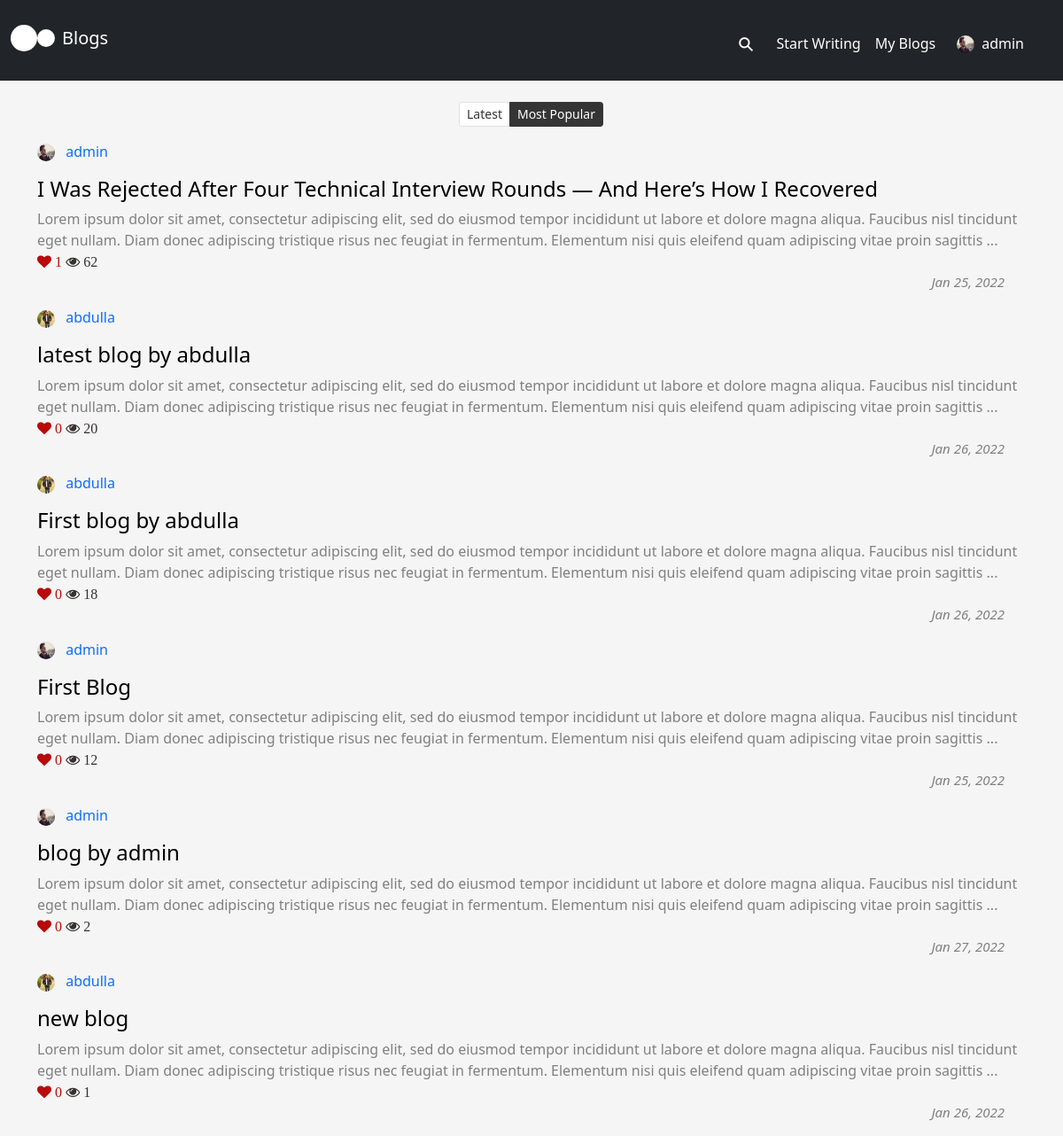
Before: /blogs/ (signed in) with the older database file.
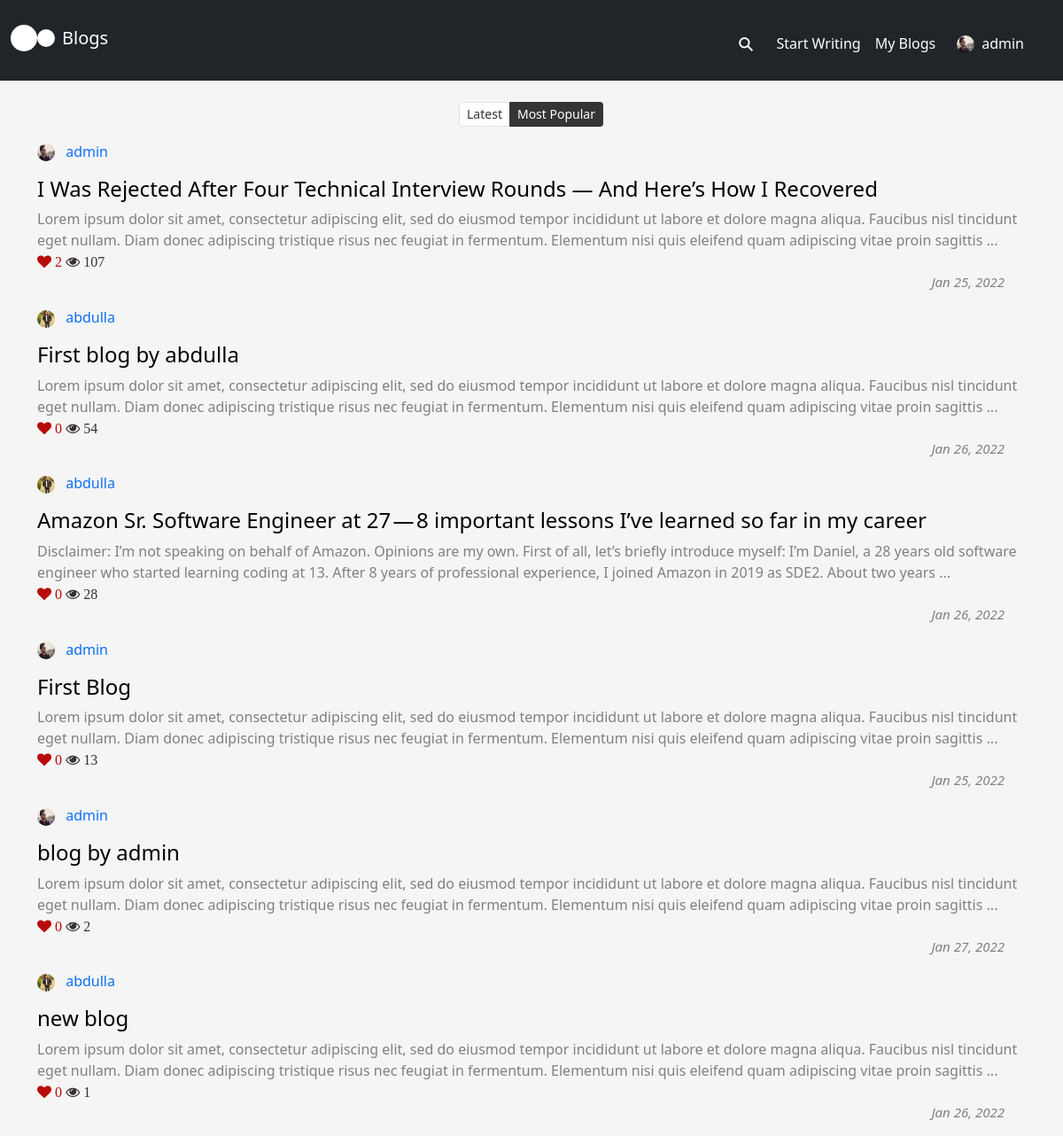
After: the same page with the newer database file.
### blog_app/models.py (models this page shows, shortened)
class Profile(models.Model):
    user = models.OneToOneField(User, on_delete=models.CASCADE)
    full_name = models.CharField(max_length=100, blank=True, null=True)
    email = models.EmailField(max_length=254, blank=True, null=True)
    location = models.CharField(max_length=100, blank=True, null=True)
    bio = models.TextField(blank=True, null=True)
    profile_pic = models.ImageField(upload_to='profile_pics',  blank=True, null=True)
    blogs = models.ManyToManyField(Blog, blank=True)
    date_joined = models.DateTimeField(auto_now_add=True, blank=True, null=True)

class Blog(models.Model):
    title = models.CharField(max_length=200, unique=True)
    content = models.TextField()
    author = models.ForeignKey(User, on_delete=models.CASCADE)
    slug = AutoSlugField(populate_from='title', always_update=True)
    views = models.IntegerField(default=0)
    likes = models.IntegerField(default=0)
    comments = models.IntegerField(default=0)
    created_at = models.DateTimeField(auto_now_add=True)
    updated_at = models.DateTimeField(auto_now=True)

### blog_app/views.py (the view)
# urls.py: path('blogs/', views.blogs, name='blogs'),
@login_required
def blogs(request):
    if request.GET and ('q' in request.GET) and request.GET['q'] == 'latest':
        blogs = Blog.objects.all().order_by('-created_at')
        marked = 'latest'
    else:
        blogs = Blog.objects.all().order_by('-views')
        marked = 'mostviewed'
    context = {
        'blogs': blogs,
        'marked': marked,
        'page_title': 'Blogs'
    }
    return render(request, 'blog_app/blogs.html', context)

### blog_app/templates/blog_app/blogs.html (shortened to what this page needs)
{% extends 'blog_app/base.html' %}
{% block content %}
{% if blogs %}
    <div class="col-md-12">
        <nav>
            <ul class="pagination pagination-sm justify-content-center">
                <li class="page-item {% if marked == 'latest' %} active {% endif %}"><a class="page-link" href="?q=latest">Latest</a>
                <li class="page-item {% if marked == 'mostviewed' %} active {% endif %}"><a class="page-link" href="?q=mostviewed">Most Popular</a>
            </ul>
        </nav>
        {% for blog in blogs %}
        <div class="mb-3">
            <a href="{% url 'author' blog.author.username %}">
                <img src="{{ blog.author.profile.profile_pic.url }}" width="20px" height="20px" style="border-radius: 50%;" />
            </a>
            <a class="mx-2" href="{% url 'author' blog.author.username %}"> {{ blog.author }}</a>
        </div>
        <a href="{% url 'read_blog' blog.slug %}" class="blog-title"><h4>{{ blog.title }}</h4></a>
        <a href="{% url 'read_blog' blog.slug %}" class="blog-content">{{ blog.content|slice:"290" }} {% if blog.content|length > 290 %}...{% endif %}</a>
        <div>
            <i class="fa fa-heart" style="color:rgb(184, 10, 10)"> {{blog.likes}}</i>
            <i class="fa fa-eye" style="color:rgb(54, 48, 48)"> {{blog.views}}</i>
        </div>
        <div class="px-4 blog-created-div">
            <p class="published-date">{{ blog.created_at|date:"M d, Y" }}</p>
        </div>
        {% endfor %}
    </div>
    {% else %}
    <div class="col-md-6 offset-md-3 text-center">
        <h1>{{ searched_blogs }}</h1>
        We could'nt find any blog.Try some different keywords or browse our <a href="{% url 'blogs' %}">blogs</a>
    </div>
    {% endif %}
{% endblock %}

### blog_app/templates/blog_app/base.html (shortened to what this page needs)
{% load static %}
<!DOCTYPE html>
<html lang="en">
<head>
    <link href="https://cdn.jsdelivr.net/npm/bootstrap@5.0.0-beta3/dist/css/bootstrap.min.css" rel="stylesheet">
    <link rel="stylesheet" href="https://cdnjs.cloudflare.com/ajax/libs/font-awesome/4.7.0/css/font-awesome.min.css">
    <link rel="stylesheet" href="{% static 'css/accounts.css' %}">
    <link rel="stylesheet" href="{% static 'css/blog_app.css' %}">
</head>
<nav class="navbar navbar-expand-lg bg-dark">
    <div class="container-fluid">
      <a href="{% url 'blogs' %}">
        <span class="big-dot"></span>
      </a>
      <a href="{% url 'blogs' %}">
        <span class="small-dot"></span>
      </a>
         <h4 class="p-2"><a class="navbar-brand text-white" href="{% url 'blogs' %}">Blogs</a></h4>
      <div class="collapse justify-content-end navbar-collapse" id="navbarNavAltMarkup">
        <div class="navbar-nav p-2">
          {% if user.is_authenticated %}
          <div class="search-container">
            <form action="{% url 'search_blogs' %}" method="POST" class=" mt-1">
              <label class="button searchbutton" for="searchright"><span class="mglass">&#9906;</span></label>
            </form>
          </div>
          <h6><a class="nav-link text-white mt-3" href="{% url 'write_blog' %}">Start Writing</a></h6>
          <h6><a class="nav-link text-white mt-3" href="{% url 'my_blogs' %}">My Blogs</a></h6>
          <div class="dropdown dropstart">
            <a class="text-white mt-4 mx-3" type="button" id="dropdownMenuButton1" data-bs-toggle="dropdown" aria-expanded="false">
              <div class='profile_icon'>
                <img src="{{ user.profile.profile_pic.url }}" width="20px" height="20px" style="border-radius: 50%;"/>
                <h6 class="px-2">{{ user.username }}</h6>
              </div>
            </a>
          </div>
          {% else %}
          <h6><a class="nav-link text-white mt-3" href="{% url 'login' %}">Log in</a></h6>
          <h6><a class="nav-link text-white mt-3" href="{% url 'signup' %}">Sign up</a></h6>
          {% endif %}
        </div>
      </div>
    </div>
</nav>
<br>
<body>
  <div class="container">
    <div class="row">
      {% block content %}
      {% endblock %}
    </div>
  </div>
</body>
</html>

### accounts/static/css/accounts.css (style rules this page uses)
a { text-decoration: none; }
body { background-color: whitesmoke; }

### blog_app/static/css/blog_app.css (style rules this page uses)
.fa-heart { color: red; cursor: pointer; }
.blog-title { color: black; }
.blog-content { color: grey }
.blog-created-div { display: flex; flex-direction: row-reverse; }
.profile_icon { display: flex; }
.published-date { color: grey; font-style: italic; font-size: 15px; }
.page-link { position: relative; display: block; padding: .5rem .75rem; margin-left: -1px; line-height: 1.25; color: #353535 !important; background-color: #fff !important; }
.page-item.active .page-link { z-index: 3; color: #fff !important; background-color: #353535 !important; border-color: #353535; }
.big-dot { height: 30px; width: 30px; background-color: #fff; border-radius: 50%; display: inline-block; }
.small-dot { height: 20px; width: 20px; background-color: #fff; border-radius: 50%; display: inline-block; }
.button { display: inline-block; margin: 4px 2px; font-size: 14px; padding-left: 32px; padding-right: 32px; height: 50px; line-height: 50px; text-align: center; color: white; text-decoration: none; cursor: pointer; -moz-user-select: none; -khtml-user-select: none; -webkit-user-select: none; -ms-user-select: none; user-select: none; }
.search-container { position: relative; display: inline-block; margin: 4px 2px; height: 50px; width: 50px; vertical-align: bottom; }
.mglass { display: inline-block; pointer-events: none; -webkit-transform: rotate(-45deg); -moz-transform: rotate(-45deg); -o-transform: rotate(-45deg); -ms-transform: rotate(-45deg); }
.searchbutton { position: absolute; font-size: 22px; width: 100%; margin: 0; padding: 0; }

Changed rows visible on the page:
changed Blog (number 1 of 6 on the later page): likes "1" → "2"; views "62" → "107"
changed Blog "First blog by abdulla": views "18" → "54"; moves up the list
changed Blog: title "latest blog by abdulla" → "Amazon Sr. Software Engineer at 27 — 8 important lessons I’ve learned so far in my career"; content "Lorem ipsum dolor sit amet, consectetur adipiscing elit, sed do eiusmod tempor incididunt ut labore et dolore magna aliqua. Faucibus nisl tincidunt eget nullam. Diam donec adipiscing tristique risus nec feugiat in fermentum. Elementum nisi quis eleifend quam adipiscing vitae proin sagittis" → "Disclaimer: I’m not speaking on behalf of Amazon. Opinions are my own. First of all, let’s briefly introduce myself: I’m Daniel, a 28 years old software engineer who started learning coding at 13. After 8 years of professional experience, I joined Amazon in 2019 as SDE2. About two years"; views "20" → "28"
changed Blog "First Blog": views "12" → "13"
